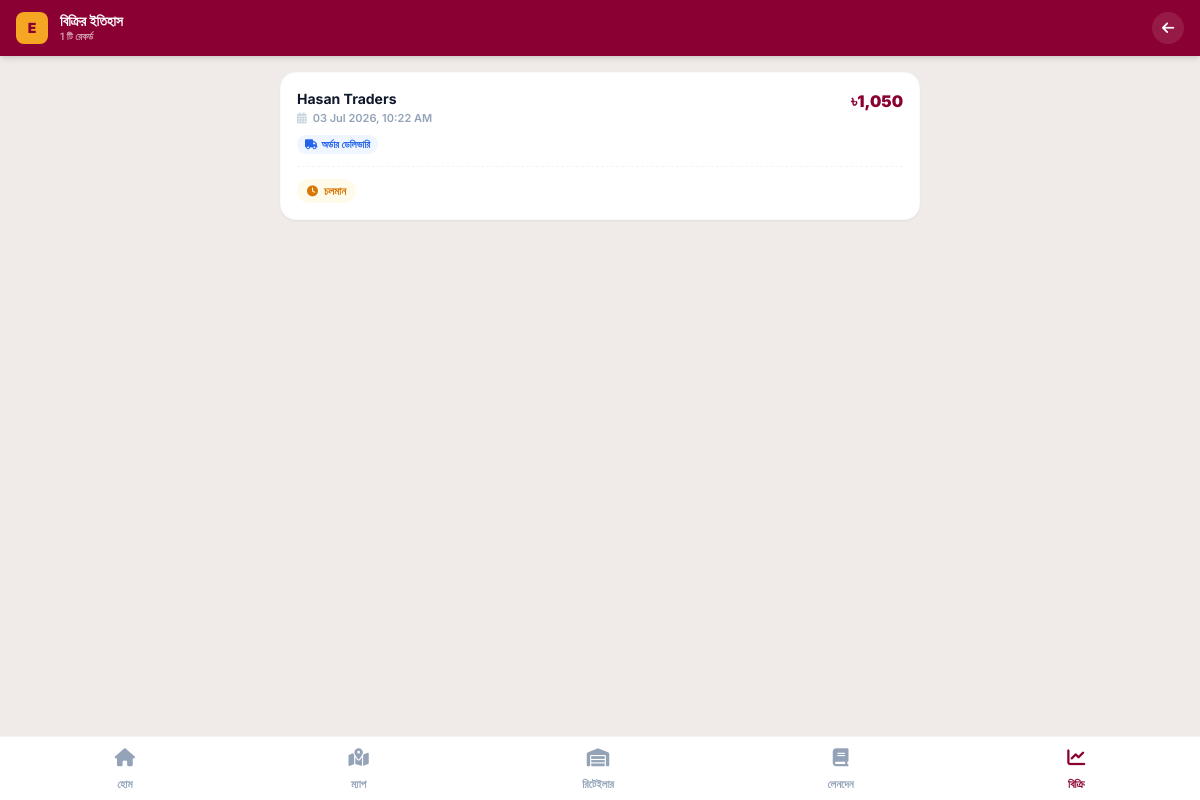
Screenshot of /agent/sales.php (signed in) with the database file from the repository.
### tables this page shows
CREATE TABLE `deliveries` (
  `id` INT AUTO_INCREMENT PRIMARY KEY,
  `agent_id` INT NOT NULL,
  `retailer_id` INT NULL,
  `order_id` INT NULL,
  `type` ENUM('from_order','ready_sale') DEFAULT 'from_order',
  `status` ENUM('pending','completed','due','partial','cancelled') DEFAULT 'pending',
  `notes` TEXT,
  `amount_collected` DECIMAL(12,2) DEFAULT 0.00,
  `total_amount` DECIMAL(12,2) DEFAULT 0.00,
  `created_at` DATETIME DEFAULT CURRENT_TIMESTAMP,
  `updated_at` DATETIME DEFAULT CURRENT_TIMESTAMP ON UPDATE CURRENT_TIMESTAMP,
  FOREIGN KEY (`agent_id`) REFERENCES `agents`(`id`),
  FOREIGN KEY (`retailer_id`) REFERENCES `retailers`(`id`),
  FOREIGN KEY (`order_id`) REFERENCES `orders`(`id`)
);

CREATE TABLE `retailers` (
  `id` INT AUTO_INCREMENT PRIMARY KEY,
  `agent_id` INT NOT NULL,
  `name` VARCHAR(100) NOT NULL,
  `phone` VARCHAR(20),
  `address` TEXT,
  `lat` DECIMAL(10,8),
  `lng` DECIMAL(11,8),
  `status` ENUM('active','inactive') DEFAULT 'active',
  `created_at` DATETIME DEFAULT CURRENT_TIMESTAMP,
  FOREIGN KEY (`agent_id`) REFERENCES `agents`(`id`) ON DELETE CASCADE
);

CREATE TABLE `settings` (
  `id` INT AUTO_INCREMENT PRIMARY KEY,
  `setting_key` VARCHAR(100) UNIQUE NOT NULL,
  `setting_value` TEXT,
  `updated_at` DATETIME DEFAULT CURRENT_TIMESTAMP ON UPDATE CURRENT_TIMESTAMP
);

### config/db.php (called while the page is built, shortened)
<?php
$whitelist = array('127.0.0.1', '::1', 'localhost');
$is_local = false;
if (isset($_SERVER['REMOTE_ADDR']) && in_array($_SERVER['REMOTE_ADDR'], $whitelist)) {
    $is_local = true;
}
function getDB() {
    static $pdo = null;
    if ($pdo === null) {
        try {
            $pdo = new PDO(
                "mysql:host=" . DB_HOST . ";port=" . DB_PORT . ";dbname=" . DB_NAME . ";charset=utf8mb4",
                DB_USER,
                DB_PASS,
                [
                    PDO::ATTR_ERRMODE            => PDO::ERRMODE_EXCEPTION,
                    PDO::ATTR_DEFAULT_FETCH_MODE => PDO::FETCH_ASSOC,
                    PDO::ATTR_EMULATE_PREPARES   => false,
                    PDO::MYSQL_ATTR_INIT_COMMAND => "SET NAMES utf8mb4"
                ]
            );
        } catch (PDOException $e) {
            global $is_local;
            if (!defined('INSTALL_PAGE')) {
                if (isset($is_local) && $is_local) {
                    header('Location: ' . BASE_URL . '/install.php');
                } else {
                    die("Database connection failed on live server. Please check your credentials. Error: " . $e->getMessage());
                }
                exit;
            }
            return null;
        }
    }
    return $pdo;
}
function getSetting($key, $default = '') {
    try {
        $pdo = getDB();
        $stmt = $pdo->prepare("SELECT setting_value FROM settings WHERE setting_key = ?");
        $stmt->execute([$key]);
        $row = $stmt->fetch();
        return $row ? $row['setting_value'] : $default;
    } catch (Exception $e) {
        return $default;
    }
}

### agent/sales.php (the view, shortened to what this page needs)
<?php
require_once dirname(__DIR__) . '/config/db.php';
$agentId = $_SESSION['agent_id'] ?? 0;
$pdo = getDB();
$stmt = $pdo->prepare("
    SELECT d.*, r.name as retailer_name
    FROM deliveries d
    LEFT JOIN retailers r ON d.retailer_id = r.id
    WHERE d.agent_id = ?
    ORDER BY d.created_at DESC
");
$stmt->execute([$agentId]);
$sales = $stmt->fetchAll();
$currency = getSetting('currency_symbol', '৳');
?>
<!DOCTYPE html>
<html lang="en" class="h-full">
<head>
    <script src="https://cdn.tailwindcss.com"></script>
    <?php include dirname(__DIR__) . '/includes/fontawesome.php'; ?>
</head>
<body class="bg-brandbg min-h-full flex flex-col font-sans antialiased text-slate-800 pb-20">
    <header class="bg-primary text-white h-14 flex items-center px-4 sticky top-0 z-50 shadow-md">
        <div class="flex items-center gap-3 w-full">
            <div class="w-8 h-8 bg-gold rounded-lg flex items-center justify-center text-primary font-black text-sm">E</div>
            <div class="flex-1">
                <h1 class="text-sm font-bold leading-tight">বিক্রির ইতিহাস</h1>
                <p class="text-[10px] text-white/60 font-semibold"><?= count($sales) ?> টি রেকর্ড</p>
            </div>
            <div class="w-8 h-8 rounded-full bg-white/10 hover:bg-white/20 text-white flex items-center justify-center cursor-pointer transition-colors" onclick="history.back()">
                <i class="fas fa-arrow-left text-sm"></i>
            </div>
        </div>
    </header>
    <main class="flex-1 max-w-2xl mx-auto w-full p-4">
        <?php if (empty($sales)): ?>
            <div class="bg-white rounded-2xl p-8 text-center shadow-sm border border-slate-100/50 flex flex-col items-center mt-8">
                <div class="w-12 h-12 rounded-full bg-slate-100 text-slate-400 flex items-center justify-center text-lg mb-3">
                    <i class="fas fa-chart-line"></i>
                </div>
                <h2 class="text-base font-bold text-slate-800">এখনো কোনো বিক্রি নেই</h2>
                <p class="text-xs text-slate-400 mt-1">আপনার সব বিক্রি এবং ডেলিভারির তথ্য এখানে দেখতে পাবেন।</p>
            </div>
        <?php else: ?>
            <div class="space-y-3">
                <?php foreach ($sales as $s): ?>
                    <?php
                        $typeBg = $s['type'] === 'ready_sale' ? 'bg-green-50 text-green-600' : 'bg-blue-50 text-blue-600';
                        $typeLabel = $s['type'] === 'ready_sale' ? 'সরাসরি বিক্রি' : 'অর্ডার ডেলিভারি';
                        $statusClass = 'text-slate-400';
                        $statusBg = 'bg-slate-50';
                        if ($s['status'] === 'completed') { $statusClass = 'text-green-600'; $statusBg = 'bg-green-50'; }
                        elseif ($s['status'] === 'pending') { $statusClass = 'text-amber-600'; $statusBg = 'bg-amber-50'; }
                        elseif ($s['status'] === 'due') { $statusClass = 'text-red-600'; $statusBg = 'bg-red-50'; }
                        elseif ($s['status'] === 'partial') { $statusClass = 'text-blue-600'; $statusBg = 'bg-blue-50'; }
                        $date = date('d M Y, h:i A', strtotime($s['created_at']));
                        $amount = number_format($s['total_amount'], 0);
                        $icon = $s['type'] === 'ready_sale' ? 'fa-bolt' : 'fa-truck';
                    ?>
                    <div class="bg-white rounded-2xl p-4 shadow-sm border border-slate-100/50 space-y-3">
                        <div class="flex justify-between items-start gap-3 pb-3 border-b border-dashed border-slate-100">
                            <div>
                                <h4 class="text-sm font-bold text-slate-900 leading-snug"><?= htmlspecialchars($s['retailer_name'] ?: 'Unknown Retailer') ?></h4>
                                <p class="text-[11px] text-slate-400 font-semibold flex items-center gap-1.5 mt-0.5">
                                    <i class="fas fa-calendar-alt text-slate-300"></i>
                                    <span><?= $date ?></span>
                                </p>
                                <span class="inline-flex items-center gap-1 text-[10px] font-bold px-2 py-0.5 rounded-full mt-2 <?= $typeBg ?>">
                                    <i class="fas <?= $icon ?>"></i> <?= $typeLabel ?>
                                </span>
                            </div>
                            <span class="text-base font-black text-primary">
                                <?= $currency ?><?= $amount ?>
                            </span>
                        </div>
                        <div class="flex justify-between items-center text-xs">
                            <span class="inline-flex items-center gap-1.5 font-bold px-2.5 py-1 rounded-full text-[11px] <?= $statusClass ?> <?= $statusBg ?>">
                                <?php if ($s['status'] === 'completed'): ?><i class="fas fa-check-circle"></i> সম্পন্ন
                                <?php elseif ($s['status'] === 'pending'): ?><i class="fas fa-clock"></i> চলমান
                                <?php elseif ($s['status'] === 'due'): ?><i class="fas fa-exclamation-circle"></i> বকেয়া
                                <?php elseif ($s['status'] === 'partial'): ?><i class="fas fa-box-open"></i> আংশিক
                                <?php elseif ($s['status'] === 'cancelled'): ?><i class="fas fa-times-circle"></i> বাতিল
                                <?php endif; ?>
                            </span>
                        </div>
                    </div>
                <?php endforeach; ?>
            </div>
        <?php endif; ?>
    </main>
    <nav class="bg-white border-t border-slate-100 h-16 fixed bottom-0 left-0 right-0 z-50 flex items-center justify-around px-2 shadow-lg">
        <a href="<?= BASE_URL ?>/agent/dashboard.php" class="flex flex-col items-center gap-1 text-[11px] font-bold text-slate-400 hover:text-primary transition-colors">
            <span class="text-lg"><i class="fas fa-home"></i></span>
            <span>হোম</span>
        </a>
        <a href="<?= BASE_URL ?>/agent/operation.php" class="flex flex-col items-center gap-1 text-[11px] font-bold text-slate-400 hover:text-primary transition-colors">
            <span class="text-lg"><i class="fas fa-map-marked-alt"></i></span>
            <span>ম্যাপ</span>
        </a>
        <a href="<?= BASE_URL ?>/agent/retailers.php" class="flex flex-col items-center gap-1 text-[11px] font-bold text-slate-400 hover:text-primary transition-colors">
            <span class="text-lg"><i class="fas fa-warehouse"></i></span>
            <span>রিটেইলার</span>
        </a>
        <a href="<?= BASE_URL ?>/agent/ledger.php" class="flex flex-col items-center gap-1 text-[11px] font-bold text-slate-400 hover:text-primary transition-colors">
            <span class="text-lg"><i class="fas fa-book"></i></span>
            <span>লেনদেন</span>
        </a>
        <a href="<?= BASE_URL ?>/agent/sales.php" class="flex flex-col items-center gap-1 text-[11px] font-bold text-primary transition-colors">
            <span class="text-lg"><i class="fas fa-chart-line"></i></span>
            <span>বিক্রি</span>
        </a>
    </nav>
</body>
</html>

### rows the page displays
deliveries: retailer.name "Hasan Traders", created_at "03 Jul 2026, 10:22 AM", type "অর্ডার ডেলিভারি", total_amount "1,050", status "pending" (drawn)
settings: setting_value "৳"

### other values shown
count($sales) "1"
